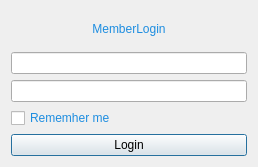
<?xml version="1.0" encoding="UTF-8"?>
<ui version="4.0">
 <class>LoginDialog</class>
 <widget class="QDialog" name="LoginDialog">
  <property name="geometry">
   <rect>
    <x>0</x>
    <y>0</y>
    <width>258</width>
    <height>167</height>
   </rect>
  </property>
  <property name="windowTitle">
   <string>Login</string>
  </property>
  <layout class="QGridLayout" name="gridLayout">
   <item row="1" column="0">
    <widget class="QLineEdit" name="loginLineEdit"/>
   </item>
   <item row="2" column="0">
    <widget class="QLineEdit" name="cypherLineEdit">
     <property name="echoMode">
      <enum>QLineEdit::Password</enum>
     </property>
    </widget>
   </item>
   <item row="3" column="0">
    <widget class="QCheckBox" name="rememberCheckBox">
     <property name="styleSheet">
      <string notr="true">color: #1d8de0;</string>
     </property>
     <property name="text">
      <string>Rememher me</string>
     </property>
    </widget>
   </item>
   <item row="0" column="0">
    <widget class="QLabel" name="label">
     <property name="styleSheet">
      <string notr="true">color: #1d8de0;</string>
     </property>
     <property name="text">
      <string>MemberLogin</string>
     </property>
     <property name="alignment">
      <set>Qt::AlignCenter</set>
     </property>
    </widget>
   </item>
   <item row="4" column="0">
    <widget class="QPushButton" name="loginPushButton">
     <property name="text">
      <string>Login</string>
     </property>
    </widget>
   </item>
  </layout>
 </widget>
 <resources/>
 <connections/>
</ui>
